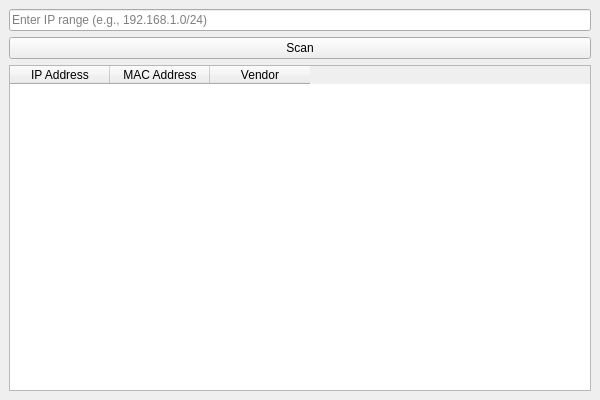
<?xml version="1.0" encoding="UTF-8"?>
<ui version="4.0">
 <class>MainWindow</class>
 <widget class="QMainWindow" name="MainWindow">
  <property name="geometry">
   <rect>
    <x>0</x>
    <y>0</y>
    <width>600</width>
    <height>400</height>
   </rect>
  </property>
  <property name="windowTitle">
   <string>Network Scanner</string>
  </property>
  <widget class="QWidget" name="centralwidget">
   <layout class="QVBoxLayout" name="verticalLayout">
    <item>
     <widget class="QLineEdit" name="ipRangeInput">
      <property name="placeholderText">
       <string>Enter IP range (e.g., 192.168.1.0/24)</string>
      </property>
     </widget>
    </item>
    <item>
     <widget class="QPushButton" name="scanButton">
      <property name="text">
       <string>Scan</string>
      </property>
     </widget>
    </item>
    <item>
     <widget class="QTableWidget" name="resultsTable">
      <column>
       <property name="text">
        <string>IP Address</string>
       </property>
      </column>
      <column>
       <property name="text">
        <string>MAC Address</string>
       </property>
      </column>
      <column>
       <property name="text">
        <string>Vendor</string>
       </property>
      </column>
     </widget>
    </item>
   </layout>
  </widget>
 </widget>
 <resources/>
 <connections/>
</ui>
